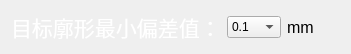
     <widget class="QWidget" name="layoutWidget">
      <property name="geometry">
       <rect>
        <x>720</x>
        <y>341</y>
        <width>351</width>
        <height>31</height>
       </rect>
      </property>
      <layout class="QHBoxLayout" name="horizontalLayout_12">
       <item>
        <widget class="QLabel" name="label_14">
         <property name="font">
          <font>
           <pointsize>16</pointsize>
          </font>
         </property>
         <property name="styleSheet">
          <string notr="true">color: rgb(255, 255, 255);</string>
         </property>
         <property name="text">
          <string>目标廓形最小偏差值：</string>
         </property>
        </widget>
       </item>
       <item>
        <widget class="QComboBox" name="comboBox_6">
         <item>
          <property name="text">
           <string>0.1</string>
          </property>
         </item>
         <item>
          <property name="text">
           <string>0.2</string>
          </property>
         </item>
         <item>
          <property name="text">
           <string>0.3</string>
          </property>
         </item>
         <item>
          <property name="text">
           <string>0.4</string>
          </property>
         </item>
         <item>
          <property name="text">
           <string>0.5</string>
          </property>
         </item>
         <item>
          <property name="text">
           <string>0.6</string>
          </property>
         </item>
         <item>
          <property name="text">
           <string>1</string>
          </property>
         </item>
        </widget>
       </item>
       <item>
        <widget class="QLabel" name="label_15">
         <property name="font">
          <font>
           <pointsize>12</pointsize>
          </font>
         </property>
         <property name="text">
          <string>mm</string>
         </property>
        </widget>
       </item>
      </layout>
     </widget>
